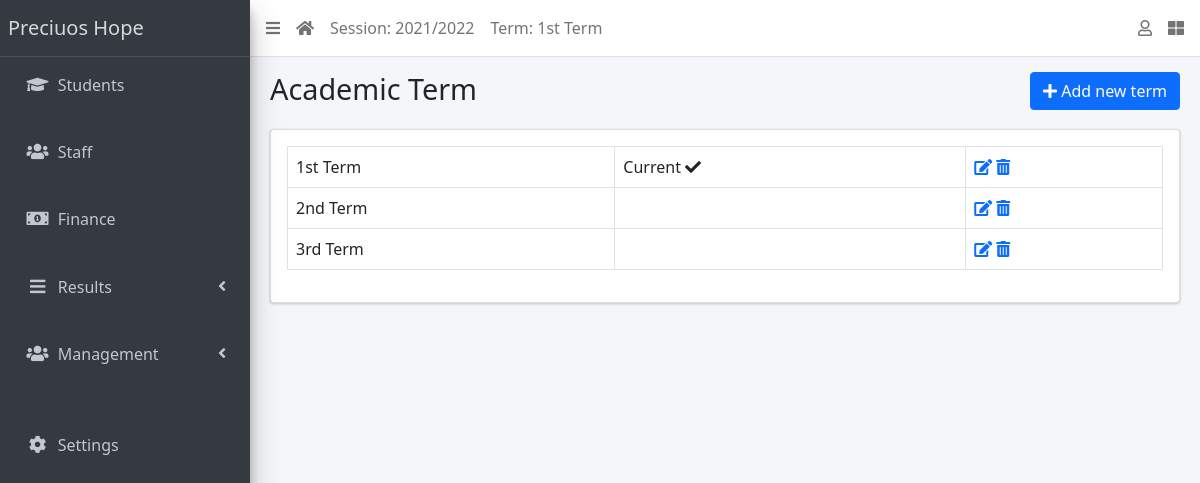
The page /term/list/ (signed in) on the database its author committed.
### apps/management/models.py (models this page shows, shortened)
class AcademicSession(models.Model):
    name = models.CharField(max_length=200, unique=True)
    current = models.BooleanField(default=True)
    created_by = models.ForeignKey(settings.AUTH_USER_MODEL, on_delete=models.DO_NOTHING, null=True)
    class Meta:
        ordering = ['name']

class AcademicTerm(models.Model):
    name = models.CharField(max_length=20, unique=True)
    guide = models.ForeignKey(Staff, on_delete=models.CASCADE, null=True, default=None)
    current = models.BooleanField(default=True)
    created_by = models.ForeignKey(settings.AUTH_USER_MODEL, on_delete=models.DO_NOTHING, null=True)
    class Meta:
        ordering = ['name']
    def __str__(self):
        return self.name

class SiteConfig(models.Model):
    key = models.SlugField()
    value = models.CharField(max_length=250)

### apps/management/views.py (the view)
# urls.py: path("term/list/", TermListView.as_view(), name="terms"),
class TermListView(LoginRequiredMixin, SuccessMessageMixin, ListView):
    model = AcademicTerm
    template_name = 'management/term_list.html'
    def get_context_data(self, **kwargs):
        context = super().get_context_data(**kwargs)
        context['form'] = AcademicTermForm()
        return context

### apps/management/context_processors.py (called while the page is built)
def site_defaults(request):
    current_session = AcademicSession.objects.get(current=True)
    current_term = AcademicTerm.objects.get(current=True)
    vals = SiteConfig.objects.all()
    context = {
        'current_session': current_session.name,
        'current_term': current_term.name
    }
    for val in vals:
        context[val.key] = val.value
    return context

### apps/management/templates/management/term_list.html (shortened to what this page needs)
{% extends 'base.html' %}
{% load widget_tweaks %}
{% block title %}
Academic Term
{% endblock title %}
{% block breadcrumb %}
  <a class="btn btn-primary" href="#" data-toggle="modal" data-target="#modal1">
    <i class="fa fa-plus"></i>
    Add new term
  </a>
{% endblock breadcrumb %}
{% block content %}
  <div class="row">
    <div class="col-sm-12">
        <table class="table table-bordered">
          <tbody>
            {% for object in object_list %}
            <tr>
              <td>{{ object }}</td>
              <td>
                {% if object.current == True %}
                  Current <i class="fa fa-check"></i>
                {% endif %}
              </td>
              <td><a href="{% url 'term-update' object.id %}"><i
                    class="fa fa-edit"></i></a> <a
                  href="{% url 'term-delete' object.id %}"><i
                    class="fa fa-trash-alt"></i></a></td>
            </tr>
            {% endfor %}
          </tbody>
        </table>
    </div>
  </div>
{% endblock content %}

### templates/base.html (shortened to what this page needs)
{% load static %}
<!DOCTYPE html>
<html lang="en">
<head>
  <link rel="stylesheet" href="{% static 'plugins/fontawesome-free/css/all.min.css' %}">
  <link rel="stylesheet" href="{% static 'plugins/toastr/toastr.min.css' %}">
  <link rel="stylesheet"
    href="{% static 'plugins/overlayScrollbars/css/OverlayScrollbars.min.css' %}">
  <link rel="stylesheet" href="{% static 'plugins/Datatables/datatables.min.css' %}" />
  <link rel="stylesheet" href="{% static 'dist/css/adminlte.min.css' %}">
  <link href="https://cdn.jsdelivr.net/npm/bootstrap@5.1.1/dist/css/bootstrap.min.css" rel="stylesheet">
</head>
<body
  class="hold-transition sidebar-mini layout-fixed layout-navbar-fixed layout-footer-fixed">
  <div class="wrapper">
    <nav class="main-header navbar navbar-expand navbar-white navbar-light">
      <ul class="navbar-nav">
        <li class="nav-item">
          <a class="nav-link" data-widget="pushmenu" href="#" role="button"><i
              class="fas fa-bars"></i></a>
        </li>
        <li class="nav-item d-none d-sm-inline-block">
          <a href="{% url 'home' %} " class="nav-link"><i class="fa fa-home"></i></a>
        </li>
        <li class="nav-item d-none d-sm-inline-block">
          <a href="{% url 'current-session' %}" class="nav-link">Session: {{ current_session }}</a>
        </li>
        <li class="nav-item d-none d-sm-inline-block">
          <a href="{% url 'current-session' %}" class="nav-link">Term: {{ current_term }}</a>
        </li>
      </ul>
      <ul class="navbar-nav ml-auto">
        <li class="nav-item dropdown">
          <a class="nav-link" data-toggle="dropdown" href="#">
            <i class="far fa-user"></i>
          </a>
        </li>
        <li class="nav-item">
          <a class="nav-link" data-widget="control-sidebar" data-slide="true"
            href="#" role="button"><i class="fas fa-th-large"></i></a>
        </li>
      </ul>
    </nav>
    <aside class="main-sidebar sidebar-dark-primary elevation-4">
      <a href="{% url 'home' %}" class="brand-link">{{ school_name | default:"School" }}</a>
      <div class="sidebar">
        <nav class="mt-2">
          <ul class="nav nav-pills nav-sidebar flex-column"
            data-widget="treeview" role="menu" data-accordion="false">
            <li class="nav-item">
              <a href="{% url 'student-list' %}" class="nav-link">
                <i class="nav-icon fas fa-graduation-cap"></i>
                <p>
                  Students
                </p>
              </a>
            </li>
            <br>
            <li class="nav-item">
              <a href="{% url 'staff-list' %}" class="nav-link">
                <i class="nav-icon fas fa-users"></i>
                <p>
                  Staff
                </p>
              </a>
            </li>
            <br>
            <li class="nav-item">
              <a href="{% url 'invoice-list' %}" class="nav-link">
                <i class="nav-icon fas fa-money-bill-alt"></i>
                <p>
                  Finance
                </p>
              </a>
            </li>
            <br>
            <li class="nav-item has-treeview">
              <a href="#" class="nav-link">
                <i class="nav-icon fas fa-bars"></i>
                <p>
                  Results
                  <i class="fas fa-angle-left right"></i>
                </p>
              </a>
            </li>
            <br>
            <li class="nav-item has-treeview">
              <a href="#" class="nav-link">
                <i class="nav-icon fas fa-users"></i>
                <p>
                  Management
                  <i class="fas fa-angle-left right"></i>
                </p>
              </a>
            </li>
            <br>
            <br>
            <li class="nav-item">
              <a href="{% url 'configs' %}" class="nav-link">
                <i class="nav-icon fas fa-cog"></i>
                <p>
                  Settings
                </p>
              </a>
            </li>
          </ul>
        </nav>
      </div>
    </aside>
    <div class="content-wrapper">
      <section class="content-header">
        <div class="container-fluid">
          <div class="row mb-1">
            <div class="col-sm-8">
              <h1>{% block title %}{% endblock title %}</h1>
            </div>
            <div class="col-sm-4">
              <ol class="breadcrumb float-sm-right">
                <li class="breadcrumb-item">{% block breadcrumb %}{% endblock breadcrumb %}</li>
              </ol>
            </div>
          </div>
        </div>
      </section>
      <section class="content">
        <div class="container-fluid">
          <div class="row">
            <div class="col-md-12">
              {% block fullcard %}
              <div class="card">
                <div class="card-body">
                  <div class="row">
                    <div class="col">
                      {% block content %}
                      {% endblock content %}
                    </div>
                  </div>
                </div>
              </div>
              {% endblock fullcard %}
            </div>
          </div>
        </div>
      </section>
    </div>
  </div>
</body>
</html>

### rows shown on the page
AcademicSession: name "2021/2022"
AcademicTerm: name "1st Term", current "Current"
SiteConfig: value "Preciuos Hope"
AcademicTerm: name "2nd Term"
AcademicTerm: name "3rd Term"
